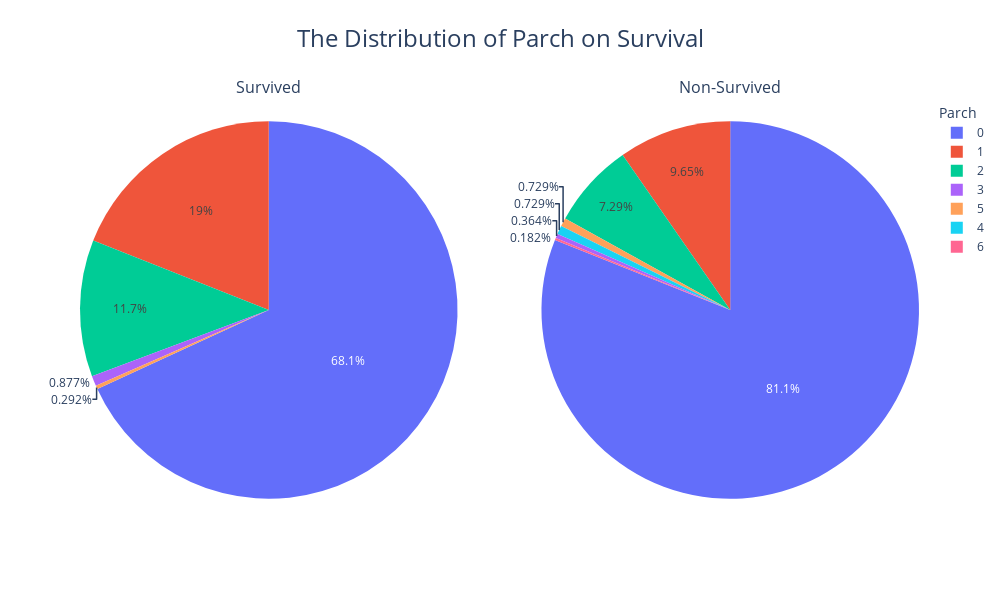

Notebook cell for this chart:
### Code cell
categorical_VIS(data_best_df, "Parch")

### Figure 1 — Plotly figure (JSON) as saved in the notebook; plotly's stock layout.template omitted (floating-point values rounded to 4 significant figures)
{"data": [{"domain": {"x": [0, 0.45], "y": [0, 1]}, "labels": [0, 1, 2, 3, 5], "showlegend": true, "type": "pie", "values": [233, 65, 40, 3, 1]}, {"domain": {"x": [0.55, 1], "y": [0, 1]}, "labels": [0, 1, 2, 5, 4, 3, 6], "showlegend": true, "type": "pie", "values": [445, 53, 40, 4, 4, 2, 1]}], "layout": {"annotations": [{"font": {"size": 16}, "showarrow": false, "text": "Survived", "x": 0.225, "xanchor": "center", "xref": "paper", "y": 1, "yanchor": "bottom", "yref": "paper"}, {"font": {"size": 16}, "showarrow": false, "text": "Non-Survived", "x": 0.775, "xanchor": "center", "xref": "paper", "y": 1, "yanchor": "bottom", "yref": "paper"}], "height": 600, "legend": {"title": {"text": "Parch"}}, "title": {"font": {"size": 24}, "text": "The Distribution of Parch on Survival", "x": 0.5, "xanchor": "center", "y": 0.95, "yanchor": "top"}, "width": 1000, "xaxis": {"type": "category"}}}
